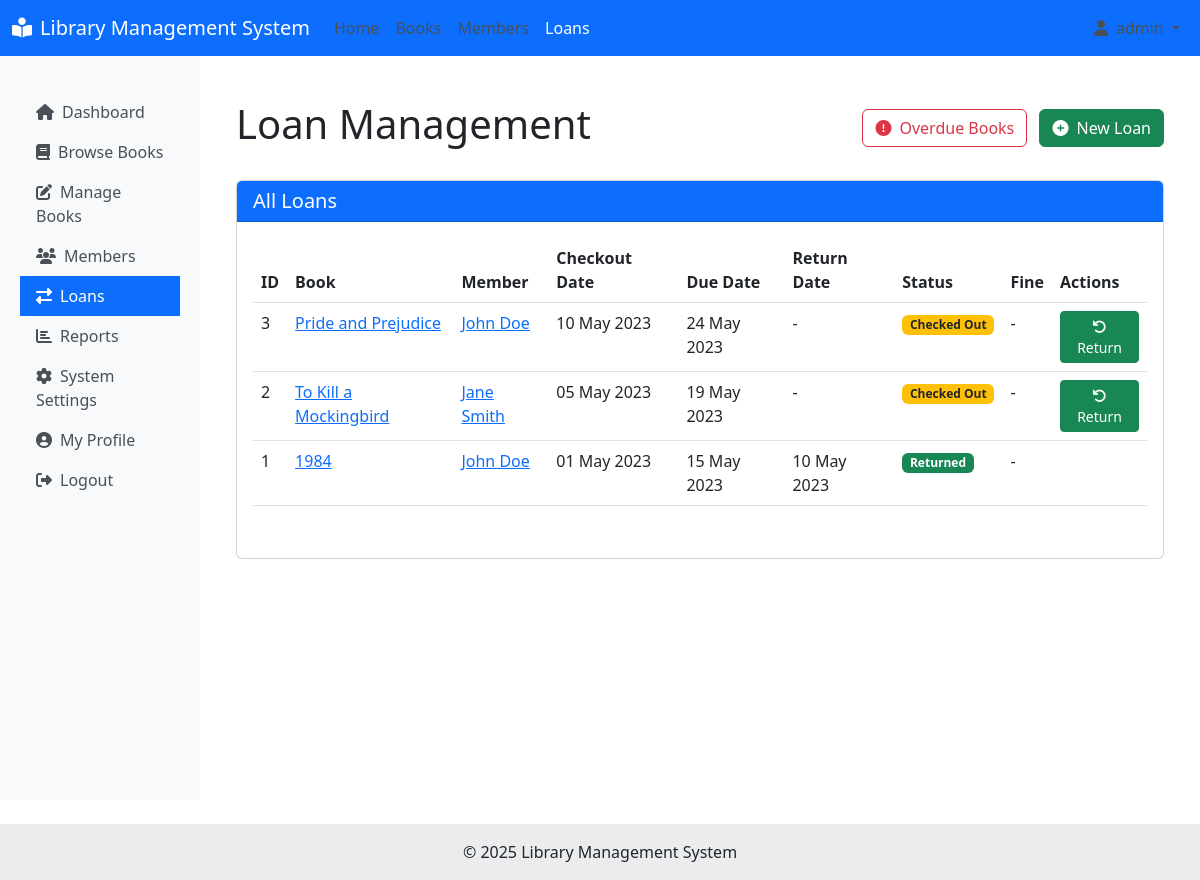
The app's page /loans.php (signed in), older data.
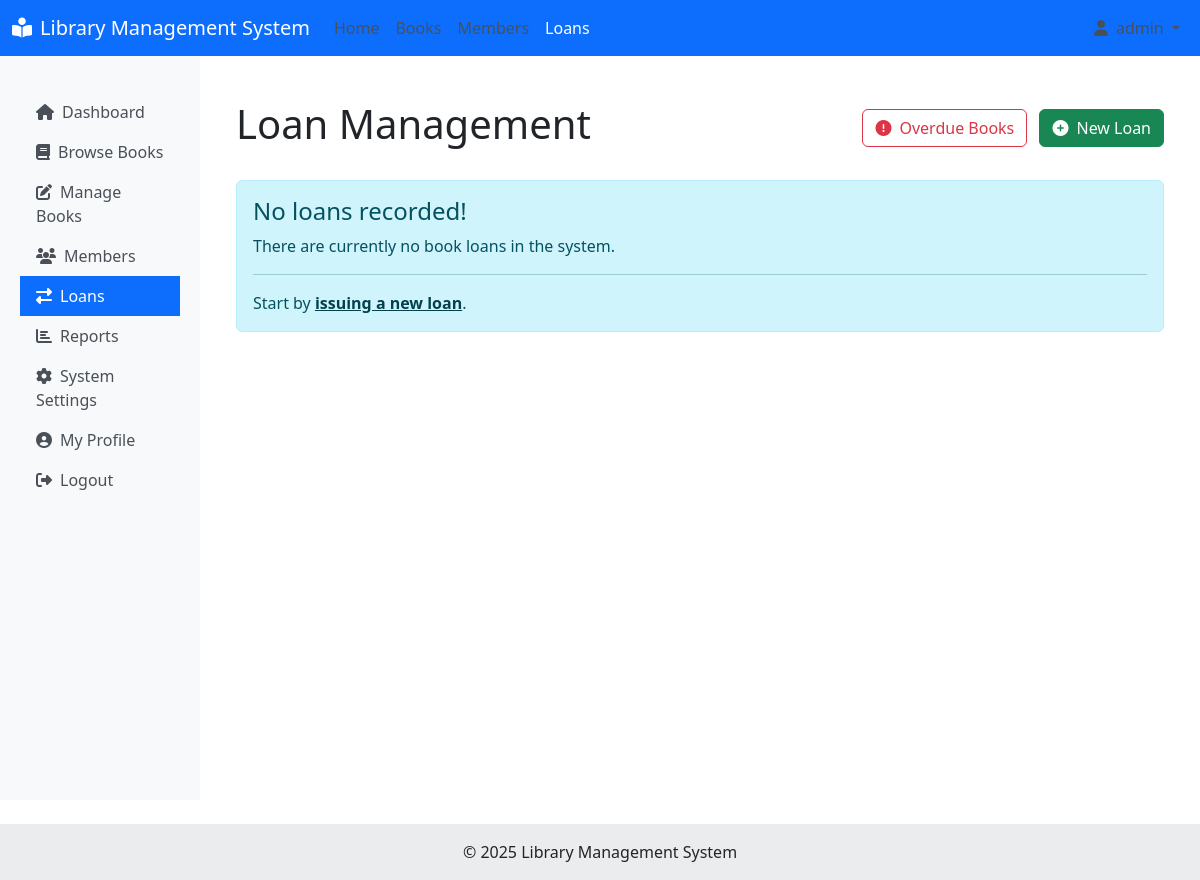
The same page, newer data.
### tables this page shows
CREATE TABLE loan_history (
    id INT AUTO_INCREMENT PRIMARY KEY,
    book_id INT NOT NULL,
    member_id INT NOT NULL,
    checkout_date DATE NOT NULL,
    due_date DATE NOT NULL,
    return_date DATE,
    status ENUM('checked_out', 'returned', 'overdue') DEFAULT 'checked_out',
    fine DECIMAL(10, 2) DEFAULT 0.00,
    created_at TIMESTAMP DEFAULT CURRENT_TIMESTAMP,
    FOREIGN KEY (book_id) REFERENCES books(id) ON DELETE CASCADE,
    FOREIGN KEY (member_id) REFERENCES members(id) ON DELETE CASCADE
);

CREATE TABLE books (
    id INT AUTO_INCREMENT PRIMARY KEY,
    isbn VARCHAR(20) NOT NULL UNIQUE,
    title VARCHAR(255) NOT NULL,
    author VARCHAR(100) NOT NULL,
    category VARCHAR(50),
    publication_year INT,
    publisher VARCHAR(100),
    total_copies INT NOT NULL DEFAULT 1,
    available_copies INT NOT NULL DEFAULT 1,
    description TEXT,
    cover_image VARCHAR(255),
    created_at TIMESTAMP DEFAULT CURRENT_TIMESTAMP
);

### includes/auth.php (called while the page is built, shortened)
<?php
class Auth {
    public function isLibrarian() {
        return isset($_SESSION['role']) && ($_SESSION['role'] == 'librarian' || $_SESSION['role'] == 'admin');
    }
}

### models/Loan.php (called while the page is built, shortened)
<?php
class Loan {
    private $conn;
    private $table_name = "loan_history";
    public function __construct($db) {
        $this->conn = $db;
    }
    public function readAll($page = 1, $records_per_page = 10) {
        $offset = ($page - 1) * $records_per_page;
        $query = "SELECT l.*, b.title as book_title,
                  CONCAT(m.first_name, ' ', m.last_name) as member_name
                  FROM " . $this->table_name . " l
                  LEFT JOIN books b ON l.book_id = b.id
                  LEFT JOIN members m ON l.member_id = m.id
                  ORDER BY l.checkout_date DESC
                  LIMIT :limit OFFSET :offset";
        $stmt = $this->conn->prepare($query);
        $stmt->bindParam(':limit', $records_per_page, PDO::PARAM_INT);
        $stmt->bindParam(':offset', $offset, PDO::PARAM_INT);
        $stmt->execute();
        return $stmt;
    }
}

### loans.php (the view, shortened to what the changed rows need)
<?php
include_once 'includes/header.php';
require_once 'models/Loan.php';
$database = new Database();
$db = $database->getConnection();
$loan = new Loan($db);
$filter = isset($_GET['filter']) ? $_GET['filter'] : '';
$user_member_id = 0;
$page = isset($_GET['page']) ? (int)$_GET['page'] : 1;
$records_per_page = 10;
if ($auth->isLibrarian()) {
    if ($filter == 'overdue') {
        $stmt = $loan->getOverdueLoans();
    } else {
        $stmt = $loan->readAll($page, $records_per_page);
    }
} else {
    if ($user_member_id > 0) {
        $stmt = $loan->getMemberLoanHistory($user_member_id);
    } else {
        $stmt = null;
    }
}
?>
<div class="container mt-4">
    <div class="d-flex justify-content-between align-items-center mb-4">
        <h1>
            <?php if ($filter == 'overdue'): ?>
            Overdue Books
            <?php elseif (!$auth->isLibrarian()): ?>
            My Loans
            <?php else: ?>
            Loan Management
            <?php endif; ?>
        </h1>
    </div>
    <?php if (isset($stmt) && $stmt && $stmt->rowCount() > 0): ?>
    <div class="card">
        <div class="card-header bg-primary text-white">
            <?php if ($filter == 'overdue'): ?>
            <h5 class="mb-0">Overdue Books (<?php echo $stmt->rowCount(); ?> total)</h5>
            <?php elseif (!$auth->isLibrarian()): ?>
            <h5 class="mb-0">My Loan History</h5>
            <?php else: ?>
            <h5 class="mb-0">All Loans</h5>
            <?php endif; ?>
        </div>
        <div class="card-body">
            <div class="table-responsive">
                <table class="table table-hover">
                    <thead>
                        <tr>
                            <th>ID</th>
                            <th>Book</th>
                            <?php if ($auth->isLibrarian()): ?>
                            <th>Member</th>
                            <?php endif; ?>
                            <th>Checkout Date</th>
                            <th>Due Date</th>
                            <th>Return Date</th>
                            <th>Status</th>
                            <th>Fine</th>
                            <th>Actions</th>
                        </tr>
                    </thead>
                    <tbody>
                        <?php while ($row = $stmt->fetch(PDO::FETCH_ASSOC)): ?>
                        <tr>
                            <td><?php echo $row['id']; ?></td>
                            <td>
                                <?php if (isset($row['book_title'])): ?>
                                <a href="book_detail.php?id=<?php echo $row['book_id']; ?>"><?php echo htmlspecialchars($row['book_title']); ?></a>
                                <?php else: ?>
                                <a href="book_detail.php?id=<?php echo $row['book_id']; ?>">Book #<?php echo $row['book_id']; ?></a>
                                <?php endif; ?>
                            </td>
                            <?php if ($auth->isLibrarian()): ?>
                            <td>
                                <?php if (isset($row['member_name'])): ?>
                                <a href="member_detail.php?id=<?php echo $row['member_id']; ?>"><?php echo htmlspecialchars($row['member_name']); ?></a>
                                <?php else: ?>
                                <a href="member_detail.php?id=<?php echo $row['member_id']; ?>">Member #<?php echo $row['member_id']; ?></a>
                                <?php endif; ?>
                            </td>
                            <?php endif; ?>
                            <td><?php echo date('d M Y', strtotime($row['checkout_date'])); ?></td>
                            <td><?php echo date('d M Y', strtotime($row['due_date'])); ?></td>
                            <td>
                                <?php if (!empty($row['return_date'])): ?>
                                <?php echo date('d M Y', strtotime($row['return_date'])); ?>
                                <?php else: ?>
                                -
                                <?php endif; ?>
                            </td>
                            <td>
                                <?php
                                $status_class = '';
                                switch($row['status']) {
                                    case 'checked_out':
                                        $status_class = 'bg-warning text-dark';
                                        $status_text = 'Checked Out';
                                        break;
                                    case 'returned':
                                        $status_class = 'bg-success';
                                        $status_text = 'Returned';
                                        break;
                                }
                                ?>
                                <span class="badge <?php echo $status_class; ?>">
                                    <?php echo $status_text; ?>
                                </span>
                            </td>
                            <td>
                                <?php if ($row['fine'] > 0): ?>
                                <span class="text-danger">$<?php echo number_format($row['fine'], 2); ?></span>
                                <?php else: ?>
                                -
                                <?php endif; ?>
                            </td>
                            <td>
                                <?php if ($auth->isLibrarian() && $row['status'] == 'checked_out'): ?>
                                <a href="loans.php?action=return&id=<?php echo $row['id']; ?>" class="btn btn-sm btn-success" onclick="return confirm('Confirm return of this book?')">
                                    <i class="fas fa-undo"></i> Return
                                </a>
                                <?php endif; ?>
                            </td>
                        </tr>
                        <?php endwhile; ?>
                    </tbody>
                </table>
            </div>
        </div>
    </div>
    <?php elseif (isset($stmt)): ?>
    <div class="alert alert-info">
        <?php if ($filter == 'overdue'): ?>
        <h4 class="alert-heading">No overdue books!</h4>
        <p>There are currently no overdue books.</p>
        <?php else: ?>
        <h4 class="alert-heading">No loans recorded!</h4>
        <p>There are currently no book loans in the system.</p>
        <hr>
        <p class="mb-0">Start by <a href="loans.php?action=add" class="alert-link">issuing a new loan</a>.</p>
        <?php endif; ?>
    </div>
    <?php endif; ?>
</div>
<?php
include_once 'includes/footer.php';
?>

Row changes from the older to the newer data that the page shows:
removed loan_history: id "3", book.title "Pride and Prejudice", member_name "John Doe", checkout_date "10 May 2023", due_date "24 May 2023", status "Checked Out"
removed loan_history: id "2", book.title "To Kill a Mockingbird", member_name "Jane Smith", checkout_date "05 May 2023", due_date "19 May 2023", status "Checked Out"
removed loan_history: id "1", book.title "1984", member_name "John Doe", checkout_date "01 May 2023", due_date "15 May 2023", return_date "10 May 2023", status "Returned"
Text that changed along with them:
text no longer shown: "All Loans ID Book Member Checkout Date Due Date Return Date Status Fine Actions"
text now shown: "No loans recorded! There are currently no book loans in the system. Start by issuing a new loan ."
